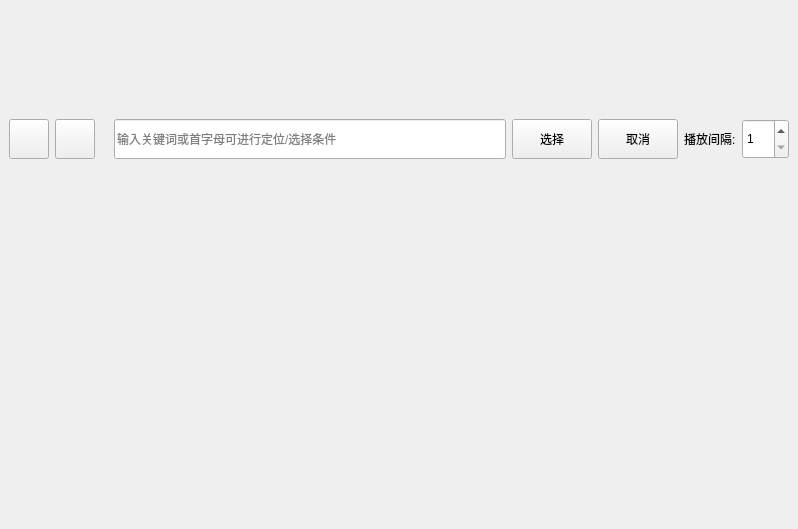
<?xml version="1.0" encoding="UTF-8"?>
<ui version="4.0">
 <class>wallpaper</class>
 <widget class="QWidget" name="wallpaper">
  <property name="geometry">
   <rect>
    <x>0</x>
    <y>0</y>
    <width>798</width>
    <height>529</height>
   </rect>
  </property>
  <property name="windowTitle">
   <string>wallpaper</string>
  </property>
  <layout class="QVBoxLayout" name="verticalLayout" stretch="0,0,1">
   <property name="spacing">
    <number>10</number>
   </property>
   <property name="leftMargin">
    <number>0</number>
   </property>
   <property name="topMargin">
    <number>0</number>
   </property>
   <property name="rightMargin">
    <number>0</number>
   </property>
   <property name="bottomMargin">
    <number>0</number>
   </property>
   <item>
    <widget class="SidebarWidget" name="widget_sets" native="true">
     <property name="minimumSize">
      <size>
       <width>0</width>
       <height>100</height>
      </size>
     </property>
     <layout class="QVBoxLayout" name="verticalLayout_2">
      <property name="spacing">
       <number>0</number>
      </property>
      <property name="leftMargin">
       <number>0</number>
      </property>
      <property name="topMargin">
       <number>0</number>
      </property>
      <property name="rightMargin">
       <number>0</number>
      </property>
      <property name="bottomMargin">
       <number>0</number>
      </property>
      <item>
       <widget class="SetWidget" name="set_page" native="true"/>
      </item>
     </layout>
    </widget>
   </item>
   <item>
    <widget class="CardWidget" name="widget_options" native="true">
     <layout class="QHBoxLayout" name="horizontalLayout">
      <item>
       <widget class="PrimaryToolButton" name="pushButton_play">
        <property name="minimumSize">
         <size>
          <width>0</width>
          <height>40</height>
         </size>
        </property>
        <property name="text">
         <string/>
        </property>
       </widget>
      </item>
      <item>
       <widget class="PrimaryToolButton" name="pushButton_set">
        <property name="minimumSize">
         <size>
          <width>0</width>
          <height>40</height>
         </size>
        </property>
        <property name="text">
         <string/>
        </property>
       </widget>
      </item>
      <item>
       <widget class="BodyLabel" name="label_progress">
        <property name="text">
         <string/>
        </property>
       </widget>
      </item>
      <item>
       <widget class="SearchLineEdit" name="lineEdit_search">
        <property name="minimumSize">
         <size>
          <width>0</width>
          <height>40</height>
         </size>
        </property>
        <property name="placeholderText">
         <string>输入关键词或首字母可进行定位/选择条件</string>
        </property>
       </widget>
      </item>
      <item>
       <widget class="PrimaryPushButton" name="pushButton_select">
        <property name="minimumSize">
         <size>
          <width>0</width>
          <height>40</height>
         </size>
        </property>
        <property name="text">
         <string>选择</string>
        </property>
       </widget>
      </item>
      <item>
       <widget class="PrimaryPushButton" name="pushButton_cancel_select">
        <property name="minimumSize">
         <size>
          <width>0</width>
          <height>40</height>
         </size>
        </property>
        <property name="text">
         <string>取消</string>
        </property>
       </widget>
      </item>
      <item>
       <widget class="BodyLabel" name="label_3">
        <property name="styleSheet">
         <string notr="true">font: 12pt &quot;Microsoft YaHei UI&quot;;</string>
        </property>
        <property name="text">
         <string>播放间隔:</string>
        </property>
       </widget>
      </item>
      <item>
       <widget class="SpinBox" name="spinBox_time">
        <property name="minimumSize">
         <size>
          <width>0</width>
          <height>40</height>
         </size>
        </property>
        <property name="minimum">
         <number>1</number>
        </property>
        <property name="maximum">
         <number>600</number>
        </property>
       </widget>
      </item>
     </layout>
    </widget>
   </item>
   <item>
    <widget class="CardWidget" name="widget_splitter" native="true">
     <layout class="QHBoxLayout" name="horizontalLayout_2"/>
    </widget>
   </item>
  </layout>
 </widget>
 <customwidgets>
  <customwidget>
   <class>PrimaryPushButton</class>
   <extends>QPushButton</extends>
   <header>qfluentwidgets.components.widgets</header>
  </customwidget>
  <customwidget>
   <class>BodyLabel</class>
   <extends>QLabel</extends>
   <header>qfluentwidgets.components.widgets</header>
  </customwidget>
  <customwidget>
   <class>SearchLineEdit</class>
   <extends>QLineEdit</extends>
   <header>qfluentwidgets.components.widgets</header>
  </customwidget>
  <customwidget>
   <class>SpinBox</class>
   <extends>QSpinBox</extends>
   <header>qfluentwidgets.components.widgets</header>
  </customwidget>
  <customwidget>
   <class>PrimaryToolButton</class>
   <extends>QPushButton</extends>
   <header>qfluentwidgets.components.widgets</header>
  </customwidget>
  <customwidget>
   <class>CardWidget</class>
   <extends>QWidget</extends>
   <header>qfluentwidgets</header>
   <container>1</container>
  </customwidget>
  <customwidget>
   <class>SidebarWidget</class>
   <extends>QWidget</extends>
   <header>Fun.QtWidget</header>
   <container>1</container>
  </customwidget>
  <customwidget>
   <class>SetWidget</class>
   <extends>QWidget</extends>
   <header>SubAPI.WallPaper.Desktop.SetPage</header>
   <container>1</container>
  </customwidget>
 </customwidgets>
 <resources/>
 <connections/>
</ui>
